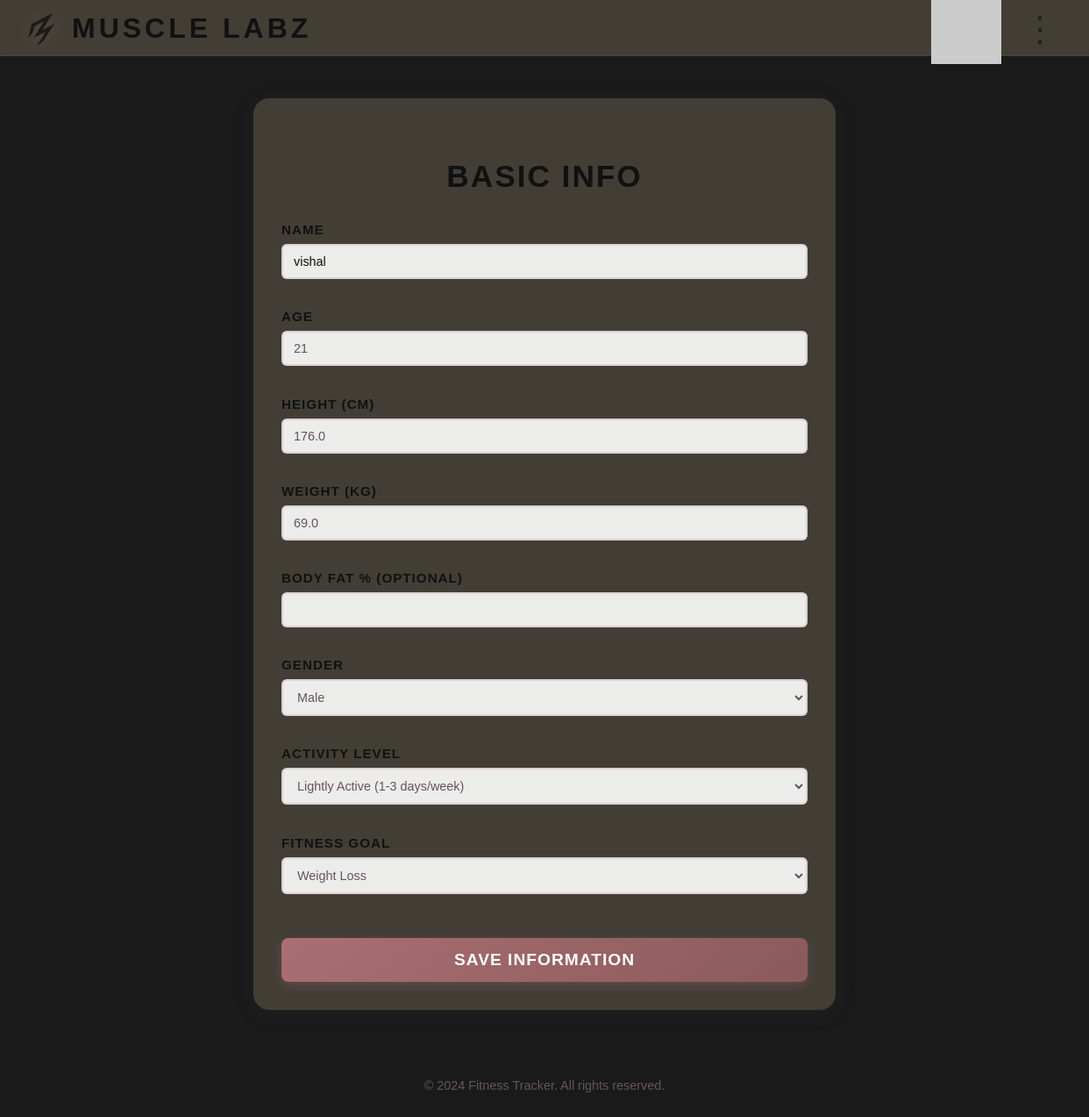
The app's page /basic_info (signed in) with its own data.
### models.py (models this page shows)
class UserData(db.Model):
    __tablename__ = 'user_data'
    id = db.Column(db.Integer, primary_key=True)
    user_id = db.Column(db.Integer, db.ForeignKey('users.id'), nullable=False)
    name = db.Column(db.String(100), nullable=False)
    age = db.Column(db.Integer, nullable=False)
    height = db.Column(db.Float, nullable=False)
    weight = db.Column(db.Float, nullable=False)
    body_fat = db.Column(db.Float)
    gender = db.Column(db.String(20), nullable=False)
    activity_level = db.Column(db.String(100), nullable=False)
    fitness_goal = db.Column(db.String(100), nullable=False)
    goal_weight = db.Column(db.Float)
    goal_body_fat = db.Column(db.Float)
    updated_at = db.Column(db.DateTime, default=datetime.utcnow, onupdate=datetime.utcnow)

### app.py (the view, shortened to what this page needs)
@app.route('/basic_info', methods=['GET', 'POST'])
@login_required
def basic_info():
    user_data = current_user.user_data
    return render_template('basic_info.html', user_data=user_data)

### app.py (called while the page is built)
def create_app(config_name='default'):
    app = Flask(__name__)
    app.config.from_object(config[config_name])
    try:
        os.makedirs(app.instance_path)
    except OSError:
        pass
    db.init_app(app)
    login_manager.init_app(app)
    login_manager.login_view = 'login'
    login_manager.login_message = 'Please log in to access this page.'
    @login_manager.user_loader
    def load_user(user_id):
        return User.query.get(int(user_id))
    return app

### templates/basic_info.html (shortened to what this page needs)
{% extends 'base.html' %}
{% block body_class %}basic-info-bg{% endblock %}
{% block content %}
<div class="page-center-wrapper">
    <div class="basic-info-container">
        <h2>BASIC INFO</h2>
        <form method="POST" action="{{ url_for('basic_info') }}">
            <div class="form-group"><label for="name">Name</label><input type="text" id="name" name="name" value="{{ user_data.name if user_data else '' }}" required></div>
            <div class="form-group"><label for="age">Age</label><input type="number" id="age" name="age" value="{{ user_data.age if user_data else '' }}" required></div>
            <div class="form-group"><label for="height">Height (cm)</label><input type="number" id="height" name="height" value="{{ user_data.height if user_data else '' }}" required></div>
            <div class="form-group"><label for="weight">Weight (kg)</label><input type="number" id="weight" name="weight" value="{{ user_data.weight if user_data else '' }}" required></div>
            <div class="form-group"><label for="body_fat">Body Fat % (Optional)</label><input type="number" id="body_fat" name="body_fat" value="{{ user_data.body_fat if user_data else '' }}"></div>
            <div class="form-group"><label for="gender">Gender</label>
                <select id="gender" name="gender" required>
                    <option value="Male" {% if user_data and user_data.gender=='Male' %}selected{% endif %}>Male</option>
                </select>
            </div>
            <div class="form-group"><label for="activity_level">Activity Level</label>
                <select id="activity_level" name="activity_level" required>
                    <option value="Lightly Active (1-3 days/week)" {% if user_data and user_data.activity_level=='Lightly Active (1-3 days/week)' %}selected{% endif %}>Lightly Active (1-3 days/week)</option>
                </select>
            </div>
            <div class="form-group"><label for="fitness_goal">Fitness Goal</label>
                <select id="fitness_goal" name="fitness_goal" required>
                    <option value="Weight Loss" {% if user_data and user_data.fitness_goal=='Weight Loss' %}selected{% endif %}>Weight Loss</option>
                </select>
            </div>
            <button type="submit" class="btn">Save Information</button>
        </form>
    </div>
</div>
{% endblock %}

### static/css/style.css (style rules this page uses)
body, html { margin: 0; padding: 0; min-height: 100vh; height: auto; font-family: 'AquireLight', 'Aquire', Arial, sans-serif; background: var(--main-bg); color: var(--accent1); text-transform: uppercase; scroll-behavior: smooth; scrollbar-width: none; -ms-overflow-style: none; }
body.login-bg, html.login-bg, body.dashboard-bg, html.dashboard-bg, body.basic-info-bg, html.basic-info-bg, body.home-bg, .home-bg, html.home-bg, body.analytics-bg, body.workout-bg, body.hydration-bg, html.hydration-bg, body.weight-bg, html.weight-bg, body.bodyfat-bg, html.bodyfat-bg { background-color: #1a1a1a; background-repeat: no-repeat; background-position: center center; background-size: cover; min-height: 100vh; }
.basic-info-bg, html.basic-info-bg { background-image: url('/static/images/background2.png'); display: flex; flex-direction: column; align-items: center; justify-content: flex-start; padding-top: 32px; }
.page-center-wrapper { width: 100vw; min-height: 100vh; display: flex; flex-direction: column; align-items: center; justify-content: flex-start; box-sizing: border-box; padding-top: 32px; }
.form-group { margin-bottom: 1.5rem; text-align: left; }
.form-group label { display: block; color: #66545e; font-size: 1.1em; font-weight: 700; margin-bottom: 0.5rem; text-transform: uppercase; letter-spacing: 1px; }
.form-group input { width: 100%; padding: 12px 16px; border: 2px solid rgba(170,111,115,0.20); border-radius: 8px; font-size: 1em; background: rgba(255,255,255,0.90); color: #111; box-sizing: border-box; transition: border-color 0.2s ease; }
.btn { font-family: 'Aquire', Arial, sans-serif; display: inline-block; padding: 14px 32px; font-size: 1.2em; color: #fff; background: linear-gradient(135deg, #aa6f73 0%, #8b5a5a 100%); border: none; border-radius: 8px; text-decoration: none; font-weight: 900; cursor: pointer; transition: all 0.2s ease; text-transform: uppercase; letter-spacing: 1px; box-shadow: 0 4px 12px rgba(170,111,115,0.30); }
:root { --main-bg: #2c2c2c; --accent1: #66545e; --accent2: #aa6f73; --accent3: #8b5a5a; --theme1: #141514; --theme2: #23241f; --theme3: #3e3c32; --theme4: #584b3e; --theme5: #766257; }
.basic-info-container { background: rgba(246,224,181,0.18); backdrop-filter: blur(6px); -webkit-backdrop-filter: blur(6px); box-shadow: 0 4px 24px rgba(102,84,94,0.10); border-radius: 18px; padding: 2.5rem 2rem 2rem 2rem; width: 100%; max-width: 600px; text-align: center; font-family: 'AquireLight', Arial, sans-serif; margin-top: 16px; }
.basic-info-container h2 { color: #111; font-size: 2.2em; font-weight: 900; margin-bottom: 2rem; text-transform: uppercase; letter-spacing: 2px; }
.basic-info-container form { display: flex; flex-direction: column; gap: 1.2rem; }
.basic-info-container .form-group { width: 100%; }
.basic-info-container label { display: block; color: #66545e; font-size: 1em; font-weight: 700; margin-bottom: 0.5rem; text-transform: uppercase; letter-spacing: 1px; }
.basic-info-container input, .basic-info-container select { width: 100%; padding: 10px 12px; border: 2px solid rgba(170,111,115,0.20); border-radius: 6px; font-size: 0.9em; background: rgba(255,255,255,0.90); color: #66545e; box-sizing: border-box; transition: border-color 0.2s ease; }
.basic-info-container .btn { grid-column: 1 / -1; font-family: 'Aquire', Arial, sans-serif; display: inline-block; padding: 14px 32px; font-size: 1.2em; color: #fff; background: linear-gradient(135deg, #aa6f73 0%, #8b5a5a 100%); border: none; border-radius: 8px; text-decoration: none; font-weight: 900; cursor: pointer; transition: all 0.2s ease; text-transform: uppercase; letter-spacing: 1px; box-shadow: 0 4px 12px rgba(170,111,115,0.30); margin-top: 1rem; }
.form-group input[type="text"], .form-group input[type="password"] { color: #111 !important; }
label, .form-container h2, .basic-info-container h2, .dashboard-container h2, .dashboard-container h3 { color: #111 !important; }
.form-group { flex: 1; display: flex; flex-direction: column; margin-bottom: 15px; }
.form-group label { font-family: 'Aquire', sans-serif; font-weight: bold; color: var(--text-primary); margin-bottom: 8px; font-size: 0.95em; }
.btn, .modern-button, .welcome-btn { transition: all 0.2s ease; }
.form-group input, .modern-input { transition: border-color 0.2s ease; }

### records on screen
UserData: name "vishal", age "21", height "176.0", weight "69.0", gender "Male", activity_level "Lightly Active (1-3 days/week)", fitness_goal "Weight Loss"
